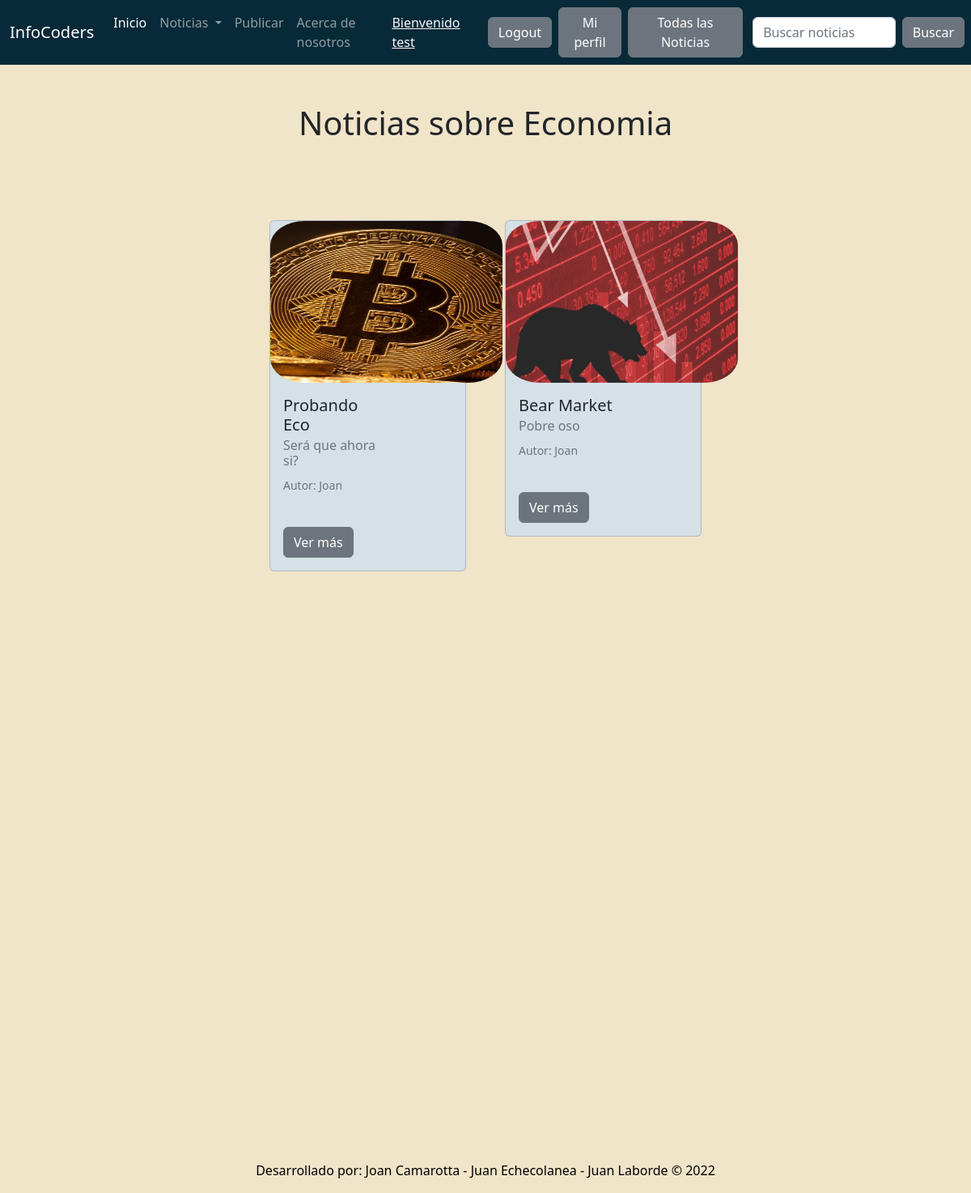
Before: /noticias/economia/ (signed in) with the older database file.
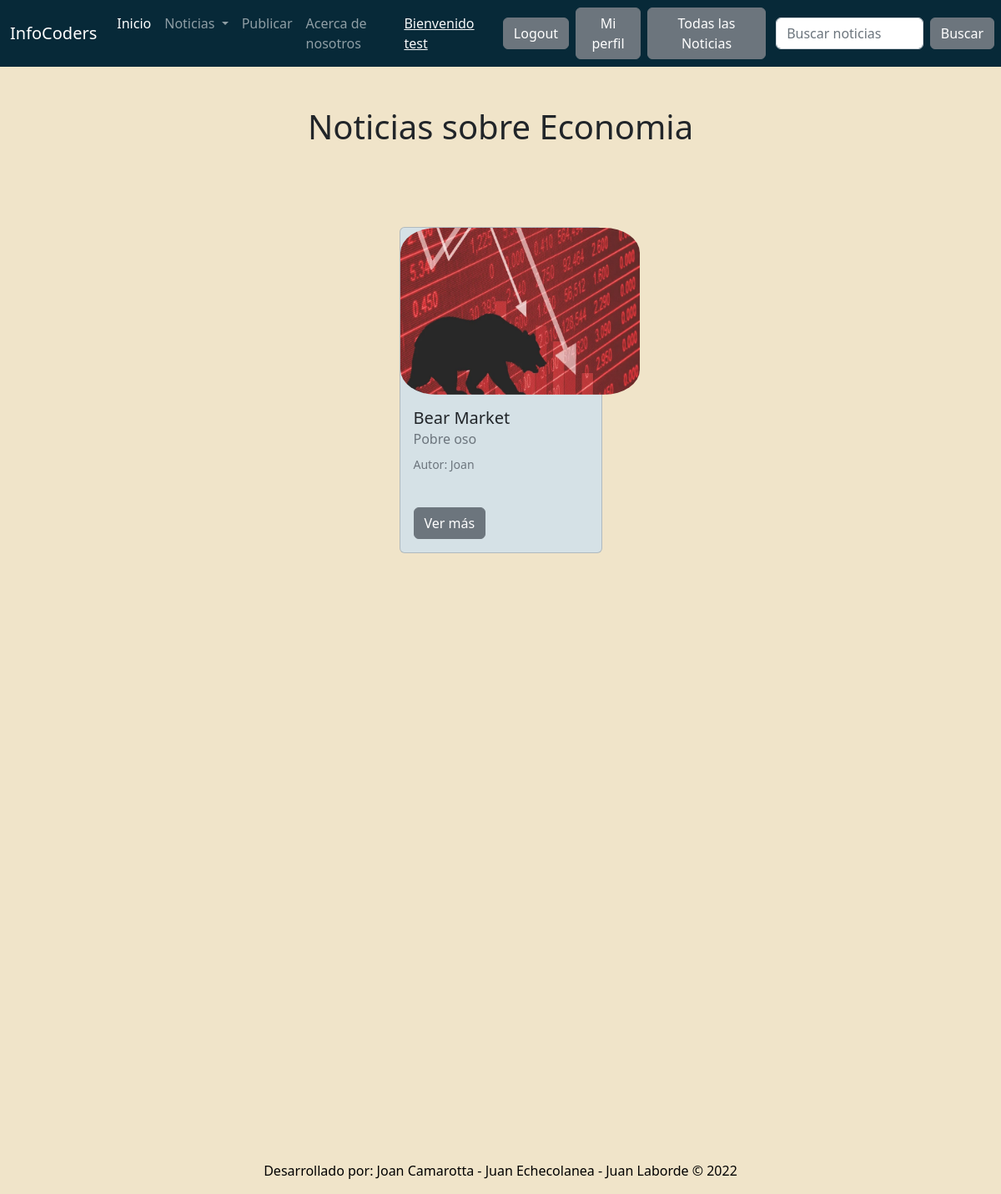
After: the same page with the newer database file.
### blog/models.py (models this page shows, shortened)
class Note(models.Model):
    title = models.CharField(max_length=100, blank=True, null=True)
    subtitle = models.CharField(max_length=100)
    author = models.CharField(max_length=50)
    publish_date = models.DateField(default=now)
    text = models.TextField(blank=True)
    category = models.ForeignKey('Categoria', on_delete=models.CASCADE, related_name='blog')
    image = models.ImageField(upload_to='note_image', blank = True, null = True)
    is_active = models.BooleanField(default=True, blank = True)
    class Meta:
        verbose_name = 'Nota'
        verbose_name_plural = 'Notas'

### blog/views.py (the view)
# urls.py: path('economia/', economy_post, name = 'economy_post'),
def economy_post(request):
    economy = Note.objects.filter(category_id = 3)
    context = {'economy' : economy}
    return render(request, 'economy_post.html', context = context)

### templates/economy_post.html (shortened to what this page needs)
{% extends 'base.html' %}
{% block content %}
<h1
class="fw-bopld text-center py-5">
Noticias sobre Economia
</h1>
<div class="container px-8 px-lg-7 mt-5">
    <div class="row gx-4 gx-lg-5 row-cols-2 row-cols-md-3 row-cols-xl-4 justify-content-center">
      {% for note in economy %}
        <div class="col mb-5">
            <div class="card h-120" style="background-color:#d5e1e6">
              {% if note.image %}
              <img class="card-img-top" src="{{note.image.url}}"style= "border-radius: 15%; border: 5px; width: 287px; height: 200px; position: relative;"/>
              {% endif %}
              <div class="col-md-8">
                <div class="card-body">
                  <h5 class="card-title">{{note.title}}</h5>
                  <h6 class="card-subtitle mb-2 text-muted">{{note.subtitle}}</h6>
                  <p class="card-text"><small class="text-muted">Autor: {{note.author}}</small></p>
                  <br>
                  <a href="/noticias/leer-noticia/{{note.id}}/" class="btn btn-secondary">Ver más</a>
                </div>
            </div>
        </div>
    </div>
{% endfor %}
{% endblock %}

Changed rows visible on the page:
no longer on this page (row edited): Note: image (picture), title "Probando Eco", subtitle "Será que ahora si?", author "Joan"
